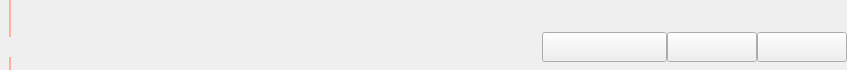
<?xml version="1.0" encoding="UTF-8"?>
<ui version="4.0">
 <class>CoursewareOutWidget</class>
 <widget class="QWidget" name="CoursewareOutWidget">
  <property name="geometry">
   <rect>
    <x>0</x>
    <y>0</y>
    <width>847</width>
    <height>70</height>
   </rect>
  </property>
  <property name="windowTitle">
   <string>Form</string>
  </property>
  <layout class="QGridLayout" name="gridLayout">
   <property name="leftMargin">
    <number>0</number>
   </property>
   <property name="topMargin">
    <number>0</number>
   </property>
   <property name="rightMargin">
    <number>0</number>
   </property>
   <property name="bottomMargin">
    <number>0</number>
   </property>
   <property name="spacing">
    <number>0</number>
   </property>
   <item row="0" column="1">
    <spacer name="verticalSpacer">
     <property name="orientation">
      <enum>Qt::Vertical</enum>
     </property>
     <property name="sizeHint" stdset="0">
      <size>
       <width>809</width>
       <height>18</height>
      </size>
     </property>
    </spacer>
   </item>
   <item row="1" column="1">
    <layout class="QHBoxLayout" name="horizontalLayout">
     <property name="spacing">
      <number>0</number>
     </property>
     <item>
      <layout class="QVBoxLayout" name="verticalLayout">
       <property name="spacing">
        <number>5</number>
       </property>
       <item>
        <widget class="QLabel" name="LabelTitle">
         <property name="minimumSize">
          <size>
           <width>0</width>
           <height>20</height>
          </size>
         </property>
         <property name="maximumSize">
          <size>
           <width>16777215</width>
           <height>20</height>
          </size>
         </property>
         <property name="font">
          <font>
           <pointsize>-1</pointsize>
          </font>
         </property>
         <property name="styleSheet">
          <string notr="true">font-size:15px;</string>
         </property>
         <property name="text">
          <string/>
         </property>
        </widget>
       </item>
       <item>
        <widget class="QLabel" name="LabelDescribe">
         <property name="minimumSize">
          <size>
           <width>0</width>
           <height>20</height>
          </size>
         </property>
         <property name="maximumSize">
          <size>
           <width>16777215</width>
           <height>20</height>
          </size>
         </property>
         <property name="styleSheet">
          <string notr="true">color: rgb(111, 111, 111);
font-size:12px;</string>
         </property>
         <property name="text">
          <string/>
         </property>
        </widget>
       </item>
      </layout>
     </item>
     <item>
      <widget class="QPushButton" name="PButtonEnterClassroom">
       <property name="minimumSize">
        <size>
         <width>125</width>
         <height>30</height>
        </size>
       </property>
       <property name="maximumSize">
        <size>
         <width>125</width>
         <height>30</height>
        </size>
       </property>
       <property name="styleSheet">
        <string notr="true">border-image: url(:/res/course_info/课程详情_进入教室.png);</string>
       </property>
       <property name="text">
        <string/>
       </property>
      </widget>
     </item>
     <item>
      <widget class="QPushButton" name="PButtonReplay">
       <property name="minimumSize">
        <size>
         <width>90</width>
         <height>30</height>
        </size>
       </property>
       <property name="maximumSize">
        <size>
         <width>90</width>
         <height>30</height>
        </size>
       </property>
       <property name="styleSheet">
        <string notr="true">border-image: url(:/res/course_info/课程详情_回放.png);</string>
       </property>
       <property name="text">
        <string/>
       </property>
      </widget>
     </item>
     <item>
      <widget class="QPushButton" name="PButtonSee">
       <property name="minimumSize">
        <size>
         <width>90</width>
         <height>30</height>
        </size>
       </property>
       <property name="maximumSize">
        <size>
         <width>90</width>
         <height>30</height>
        </size>
       </property>
       <property name="styleSheet">
        <string notr="true">border-image: url(:/res/course_info/课程详情_查看.png);</string>
       </property>
       <property name="text">
        <string/>
       </property>
      </widget>
     </item>
    </layout>
   </item>
   <item row="0" column="0" rowspan="2">
    <widget class="QWidget" name="WidgetStatus" native="true">
     <property name="minimumSize">
      <size>
       <width>35</width>
       <height>70</height>
      </size>
     </property>
     <property name="maximumSize">
      <size>
       <width>30</width>
       <height>70</height>
      </size>
     </property>
     <widget class="QLabel" name="LabelStatus">
      <property name="geometry">
       <rect>
        <x>0</x>
        <y>37</y>
        <width>20</width>
        <height>20</height>
       </rect>
      </property>
      <property name="minimumSize">
       <size>
        <width>0</width>
        <height>0</height>
       </size>
      </property>
      <property name="maximumSize">
       <size>
        <width>16777215</width>
        <height>16777215</height>
       </size>
      </property>
      <property name="styleSheet">
       <string notr="true">image: url(:/res/teacher/实心圆.png);</string>
      </property>
      <property name="text">
       <string/>
      </property>
     </widget>
     <widget class="QLabel" name="LabelTopLine">
      <property name="geometry">
       <rect>
        <x>9</x>
        <y>0</y>
        <width>2</width>
        <height>37</height>
       </rect>
      </property>
      <property name="minimumSize">
       <size>
        <width>0</width>
        <height>0</height>
       </size>
      </property>
      <property name="maximumSize">
       <size>
        <width>16777215</width>
        <height>16777215</height>
       </size>
      </property>
      <property name="styleSheet">
       <string notr="true">background-color: rgb(255, 175, 158);</string>
      </property>
      <property name="text">
       <string/>
      </property>
     </widget>
     <widget class="QLabel" name="LabelBottomLine">
      <property name="geometry">
       <rect>
        <x>9</x>
        <y>57</y>
        <width>2</width>
        <height>13</height>
       </rect>
      </property>
      <property name="minimumSize">
       <size>
        <width>0</width>
        <height>0</height>
       </size>
      </property>
      <property name="maximumSize">
       <size>
        <width>16777215</width>
        <height>16777215</height>
       </size>
      </property>
      <property name="styleSheet">
       <string notr="true">background-color: rgb(255, 175, 158);</string>
      </property>
      <property name="text">
       <string/>
      </property>
     </widget>
    </widget>
   </item>
  </layout>
  <zorder>WidgetStatus</zorder>
  <zorder>verticalSpacer</zorder>
 </widget>
 <resources/>
 <connections/>
</ui>
